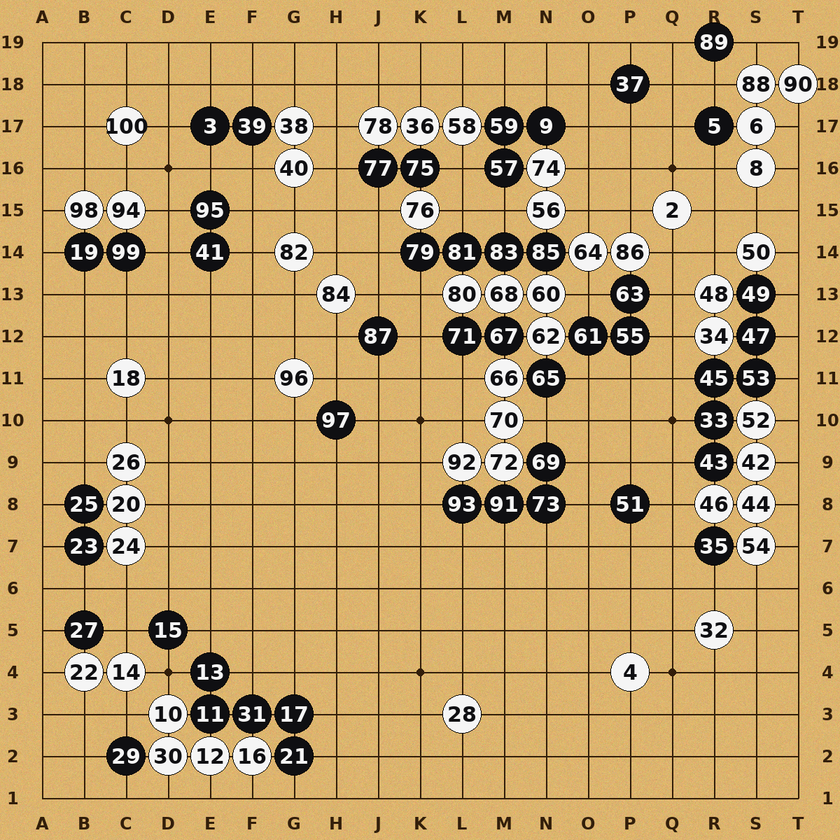
#> input picture test_images/synthetic_kifu.png, 840 x 840 px, shrunk from 1200 x 1200 before the run
$ python -i grid_detector.py   (imports and definitions only)
#> lines starting #> are read from the running program, lines starting #| are printed output that depends on the picture; after the words box and inside, x2 and y2 are one past the last pixel; in counts of white or black regions, pixels touching at a corner belong together
#> further down, picture is the input picture: shape (840, 840, 3); mean B, G, R 107, 162.6, 194.9
"""Grid detection: find the 19x19 lattice of intersection points.

Strategy:
1. Adaptive-threshold the (cropped) board so dark grid lines + stone outlines
   become foreground.
2. Morphologically open with a long horizontal kernel to keep only horizontal
   line pixels; do the same with a vertical kernel for vertical lines.
3. Project the resulting line images onto each axis (sum rows / sum cols).
4. Find peaks in the projection -- those are the line positions.
5. Cluster nearby peaks and pick exactly 19 evenly-spaced positions.

If we can't find clean lines (e.g., board mostly covered with stones), we fall
back to fitting a 19-spaced grid by detecting stones and using their inferred
spacing.
"""
from __future__ import annotations
import cv2
import numpy as np
from scipy.signal import find_peaks


BOARD_SIZE = 19


def _project_lines(line_img: np.ndarray, axis: int) -> np.ndarray:
    """Sum pixels along the axis, returning a 1-D projection.

    axis=0 sums rows -> profile across columns (use to find vertical lines).
    axis=1 sums cols -> profile across rows (use to find horizontal lines).
    """
    return line_img.sum(axis=axis).astype(np.float32)


def _extract_line_positions(profile: np.ndarray, expected: int = BOARD_SIZE) -> list[int]:
    """Find `expected` evenly-spaced peaks in a 1D projection."""
    n = len(profile)
    if n == 0:
        return []
    # Smooth a bit to coalesce close peaks.
    k = max(3, n // 200)
    if k % 2 == 0:
        k += 1
    smooth = cv2.GaussianBlur(profile.reshape(-1, 1), (1, k), 0).flatten()

    # Estimate spacing: total span / (expected-1).
    # Set min distance between peaks to ~60% of expected spacing.
    est_spacing = n / (expected + 1)
    min_dist = max(3, int(est_spacing * 0.6))
    height_thresh = max(smooth.mean() * 1.2, np.percentile(smooth, 70))
    peaks, _ = find_peaks(smooth, distance=min_dist, height=height_thresh)
    return peaks.tolist()


def _pick_19_evenly_spaced(peaks: list[int], img_size: int) -> list[int]:
    """From a noisy list of peaks, pick 19 positions that look evenly spaced.

    Strategy: estimate spacing from median diff of consecutive peaks; predict
    expected positions starting from the first/last peak; snap each predicted
    position to the nearest actual peak.
    """
    if len(peaks) < 2:
        # Fall back to evenly dividing the image.
        return [int(round(i * img_size / (BOARD_SIZE + 1))) for i in range(1, BOARD_SIZE + 1)]

    peaks = sorted(peaks)

    if len(peaks) == BOARD_SIZE:
        return peaks

    # If we have too many peaks, the right answer is a dense subset that's
    # evenly spaced. If too few, we interpolate.
    diffs = np.diff(peaks)
    spacing = float(np.median(diffs))

    # Pick start and end as the first and last peak that are reasonable.
    start = peaks[0]
    end = peaks[-1]

    span = end - start
    estimated_count = round(span / spacing) + 1
    if estimated_count == BOARD_SIZE:
        # Use the actual range; place 19 positions evenly between start/end,
        # then snap each to the nearest detected peak.
        targets = np.linspace(start, end, BOARD_SIZE)
    else:
        # Build 19 positions centered on the median.
        center = (start + end) / 2
        spacing = span / max(estimated_count - 1, 1)
        targets = np.array([center + (i - (BOARD_SIZE - 1) / 2) * spacing for i in range(BOARD_SIZE)])

    snapped: list[int] = []
    peaks_arr = np.array(peaks)
    for t in targets:
        nearest_idx = int(np.argmin(np.abs(peaks_arr - t)))
        if abs(peaks_arr[nearest_idx] - t) < spacing * 0.4:
            snapped.append(int(peaks_arr[nearest_idx]))
        else:
            snapped.append(int(round(t)))
    return snapped


def detect_grid(board_img: np.ndarray) -> tuple[list[int], list[int]]:
    """Return (xs, ys) -- 19 column x-positions and 19 row y-positions."""
    h, w = board_img.shape[:2]
#> h = 840; w = 840
    gray = cv2.cvtColor(board_img, cv2.COLOR_BGR2GRAY)
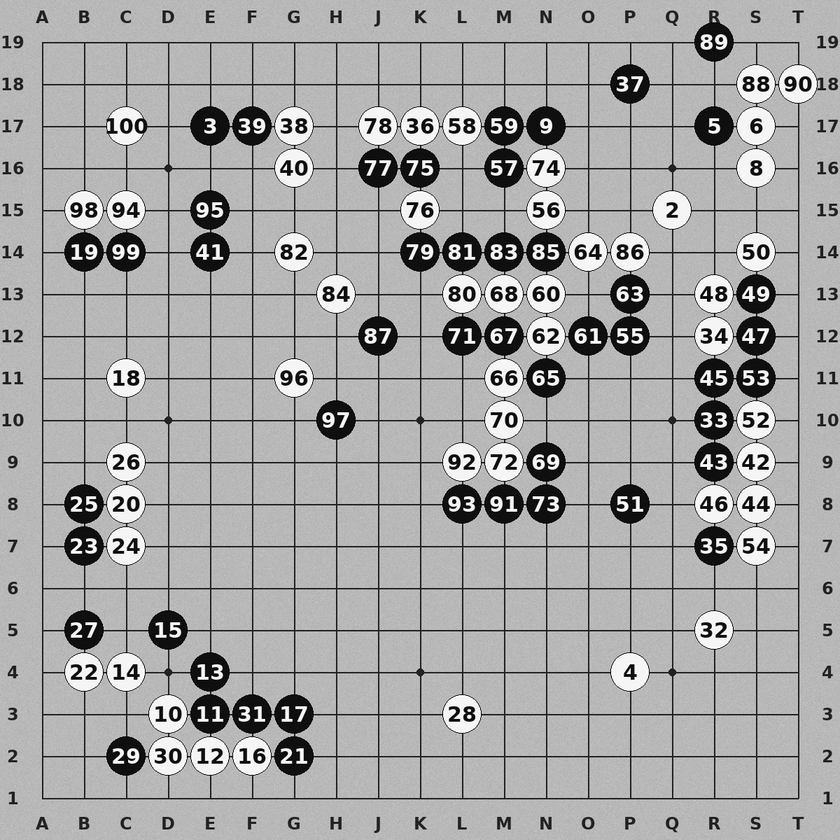
#> gray: shape (840, 840); min 0, max 255, mean 165.9
    # Bring up grid contrast: tophat highlights dark thin strokes against bright background.
    blur = cv2.GaussianBlur(gray, (3, 3), 0)
    binary = cv2.adaptiveThreshold(
        blur, 255, cv2.ADAPTIVE_THRESH_MEAN_C, cv2.THRESH_BINARY_INV, 25, 10
    )
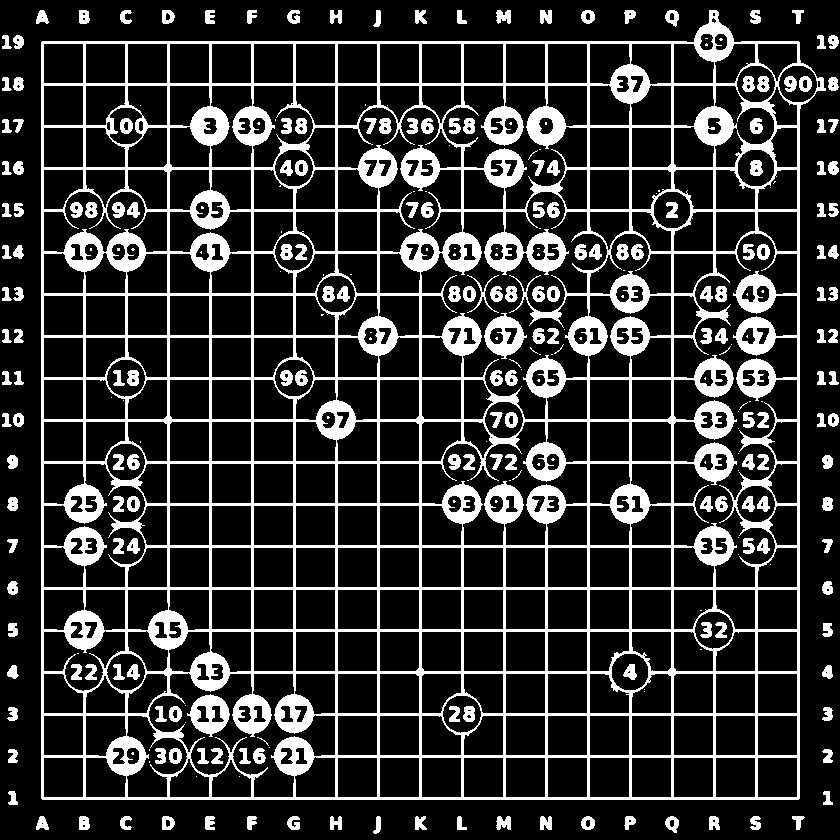
#> binary: shape (840, 840); 20.1% white; 288 white regions (95 under 20 px), largest, box (x1, y1, x2, y2) and area: (41, 10, 826, 800) 116892, (187, 694, 230, 737) 989, (484, 313, 527, 359) 975

    # Suppress big stone blobs so they don't bias the projection.
    # Erode everything; thin grid lines vanish under heavy erosion, but stones still huge.
    # We then subtract the heavily-eroded blob mask from binary to remove stones.
    kernel = cv2.getStructuringElement(cv2.MORPH_ELLIPSE, (15, 15))
    blobs = cv2.morphologyEx(binary, cv2.MORPH_OPEN, kernel)
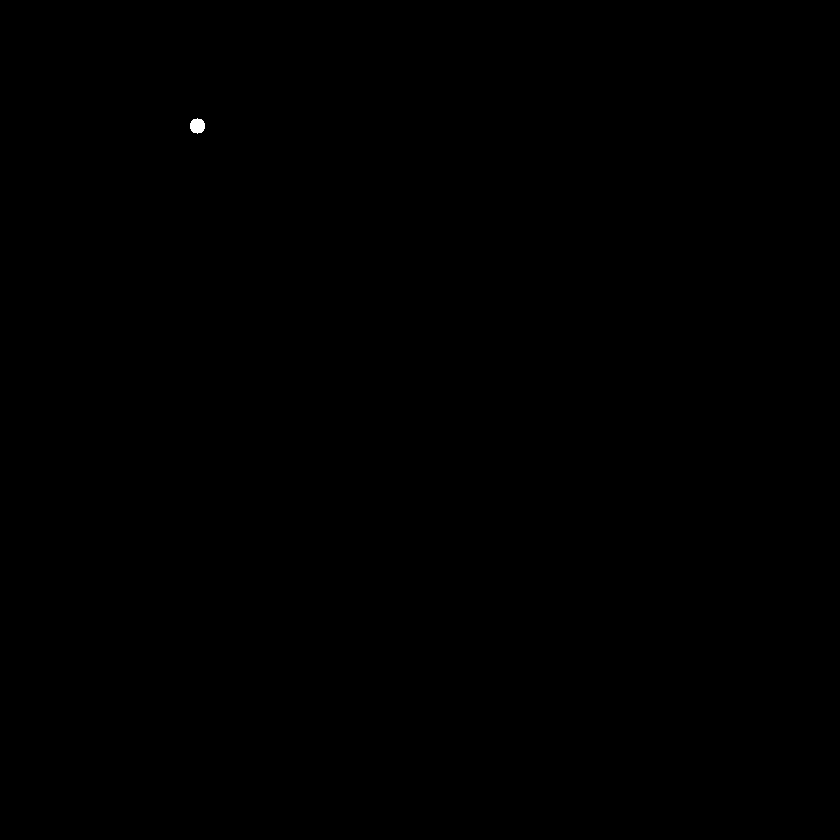
#> blobs: shape (840, 840); 0.03% white; 1 white region, box (x1, y1, x2, y2) and area: (190, 118, 205, 134) 184
    grid_only = cv2.subtract(binary, blobs)
#> grid_only: shape (840, 840); 20.1% white; 288 white regions (95 under 20 px), largest, box (x1, y1, x2, y2) and area: (41, 10, 826, 800) 116708, (187, 694, 230, 737) 989, (484, 313, 527, 359) 975

    # Extract horizontal and vertical lines via long structuring elements.
    h_kernel = cv2.getStructuringElement(cv2.MORPH_RECT, (max(20, w // 15), 1))
    v_kernel = cv2.getStructuringElement(cv2.MORPH_RECT, (1, max(20, h // 15)))
#> v_kernel = 56 values from 1 to 1
    h_lines = cv2.morphologyEx(grid_only, cv2.MORPH_OPEN, h_kernel)
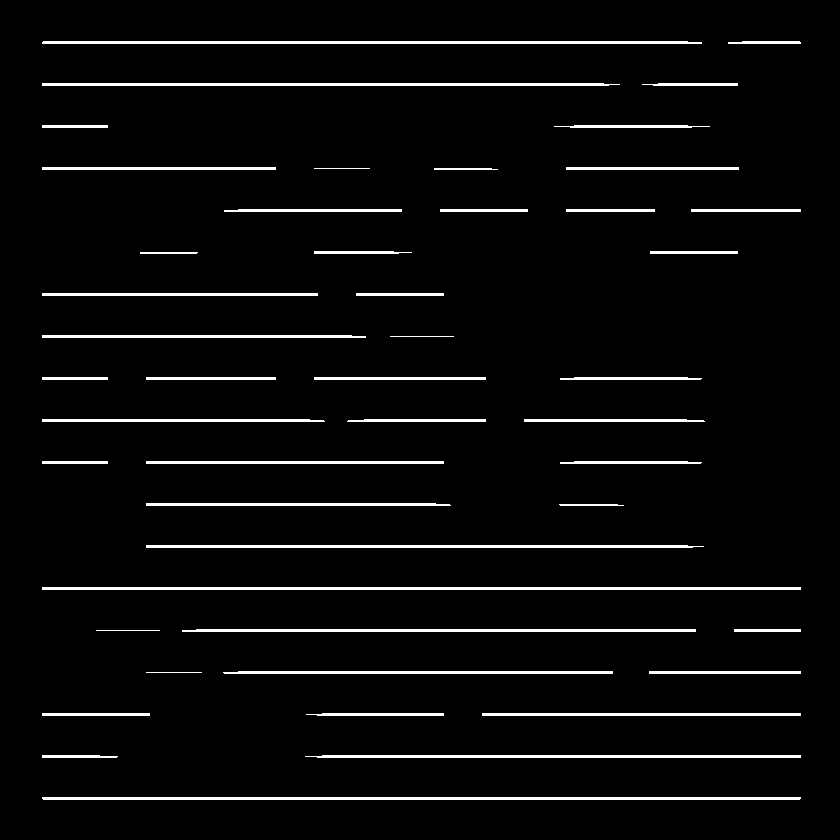
#> h_lines: shape (840, 840); 4.1% white; 47 white regions, largest, box (x1, y1, x2, y2) and area: (42, 587, 801, 590) 2277, (42, 797, 801, 800) 2275, (42, 41, 702, 44) 1965
    v_lines = cv2.morphologyEx(grid_only, cv2.MORPH_OPEN, v_kernel)
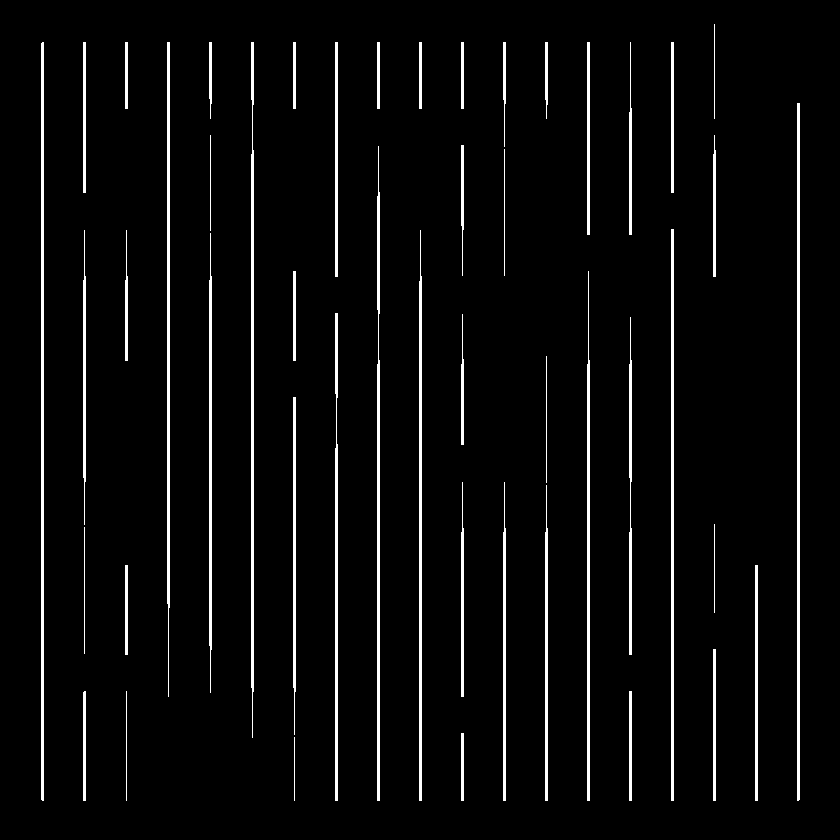
#> v_lines: shape (840, 840); 4.4% white; 48 white regions, largest, box (x1, y1, x2, y2) and area: (41, 42, 44, 801) 2275, (797, 103, 800, 801) 2093, (251, 42, 254, 738) 1893

    # Project and find peaks.
    h_profile = _project_lines(h_lines, axis=1)  # one value per row
#> h_profile = 840 values, max 193545 at index 587, min 0 at index 0, mean 8811.2
    v_profile = _project_lines(v_lines, axis=0)  # one value per column
#> v_profile = 840 values, max 193545 at index 42, min 0 at index 0, mean 9342.4
    h_peaks = _extract_line_positions(h_profile)
#> in _extract_line_positions, `n = len(profile)`: n = 840
#> in _extract_line_positions, `k = max(3, n // 200)`: k = 4
#> in _extract_line_positions, `k += 1`: k = 5
#> in _extract_line_positions, `smooth = cv2.GaussianBlur(profile.reshape(-1, 1), (1, k), 0).flatten()`: smooth = 840 values, max 169351.9 at index 588, min 0 at index 0, mean 8811.2
#> in _extract_line_positions, `est_spacing = n / (expected + 1)`: est_spacing = 42
#> in _extract_line_positions, `min_dist = max(3, int(est_spacing * 0.6))`: min_dist = 25
#> in _extract_line_positions, `height_thresh = max(smooth.mean() * 1.2, np.percentile(smooth, 70))`: height_thresh = 10573.4
#> in _extract_line_positions, `peaks, _ = find_peaks(smooth, distance=min_dist, height=height_thresh)`: peaks = 19 values from 42 to 798
#> h_peaks = [42, 84, 126, 168, 210, 252, 294, 336, 378, 420, 462, 504, 546, 588, 630, 672, 714, 756, 798]
    v_peaks = _extract_line_positions(v_profile)
#> v_peaks has the same summary as h_peaks

    ys = _pick_19_evenly_spaced(h_peaks, h)
#> in _pick_19_evenly_spaced, `peaks = sorted(peaks)`: peaks has the same summary as h_peaks in detect_grid
#> ys has the same summary as h_peaks
    xs = _pick_19_evenly_spaced(v_peaks, w)
#> xs has the same summary as h_peaks
    return xs, ys


def grid_spacing(xs: list[int], ys: list[int]) -> float:
    """Return the median spacing between adjacent grid lines (in pixels)."""
    dx = np.median(np.diff(xs)) if len(xs) > 1 else 0
    dy = np.median(np.diff(ys)) if len(ys) > 1 else 0
    return float((dx + dy) / 2)

>>> import cv2
>>> picture = cv2.imread('../test_images/synthetic_kifu.png')
>>> result = detect_grid(picture)
#> result = ([42, 84, 126, 168, 210, 252, 294, 336, 378, 420, 462, 504, 546, 588, 630, 672, 714, 756, 798], [42, 84, 126, 168, 210, 252, 294, 336, 378, 420, 462, 504, 546, 588, 630, 672, 714, 756, 798])
